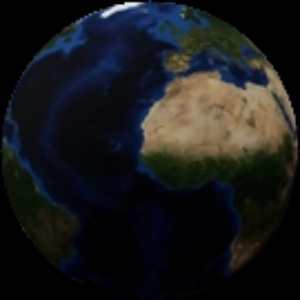
#> input picture Data/Earth (105).jpg, 300 x 300 px; its folder holds only this picture in this run
$ python manipulation.py
#> lines starting #> are read from the running program, lines starting #| are printed output that depends on the picture
# for each of the images in Data, create a 3 guassian blurred way of the image
# same for changing the brightness of the image for slightly darker, much darker, slightly lighter, and much lighter

import cv2
import numpy as np
import os
from PIL import ImageEnhance, Image

# Path to the data
data_path = "Data"
# Path to the new data
new_data_path = "Data"

# load all the images in the data folder, save them in a list and return the list
def load_images():
    images = []
    images_filenames = []
    for filename in os.listdir(data_path):
        img = cv2.imread(os.path.join(data_path, filename))
#> img is the input picture: shape (300, 300, 3); mean B, G, R 27.5, 26.4, 25.4
        if img is not None:
            images.append(img)
            images_filenames.append(filename)
    return images, images_filenames

# perform a guassian blurr on the image
def guassian_blur(img):
    # create 3 guassian blurred images
    img1 = cv2.GaussianBlur(img, (5, 5), 0)
    img2 = cv2.GaussianBlur(img, (9, 9), 0)
    img3 = cv2.GaussianBlur(img, (13, 13), 0)
    img4 = cv2.GaussianBlur(img, (17, 17), 0)
    img5 = cv2.GaussianBlur(img, (21, 21), 0)
    img6 = cv2.GaussianBlur(img, (25, 25), 0)
    img7 = cv2.GaussianBlur(img, (29, 29), 0)
    img8 = cv2.GaussianBlur(img, (33, 33), 0)
    img9 = cv2.GaussianBlur(img, (37, 37), 0)

    # add all the images to a list
    images = [img1, img2, img3, img4, img5, img6, img7, img8, img9]

    return images


# show image
def show_image(img):
    cv2.imshow("Image", img)
    cv2.waitKey(0)
    cv2.destroyAllWindows()

# from the list of images, save all of them to save path, which is new_path_data
def save_images(images, org_name):
    # keep the orignal image name + {number} + .jpg
    i = 0
    for img in images:
        cv2.imwrite(os.path.join(new_data_path, org_name + str(i) + ".jpg"), img)
        i += 1


# perform a brightness change on the image
def brightness(img_org):
    # convert the image to a PIL image
    img = Image.fromarray(img_org)
    # create a brightness enhancer
    enhancer = ImageEnhance.Brightness(img)
    # create 4 different brightness levels
    img1 = enhancer.enhance(0.5)
    img2 = enhancer.enhance(0.75)
    img3 = enhancer.enhance(1.25)
    img4 = enhancer.enhance(1.5)
    # convert the images back to a numpy array
    img1 = np.array(img1)
    img2 = np.array(img2)
    img3 = np.array(img3)
    img4 = np.array(img4)

    # add of the images to a list
    images = [img1, img2, img3, img4]

    return images


# pixelate the image
def pixelation(img):
    # get the height and width of the image
    h, w = img.shape[:2]

    # perform 5 different resizes, to vary pixelation, factor of 5, until /30
    img1 = cv2.resize(img, (w//3, h//3), interpolation=cv2.INTER_LINEAR)
    img2 = cv2.resize(img, (w//6, h//6), interpolation=cv2.INTER_LINEAR)
    img3 = cv2.resize(img, (w//9, h//9), interpolation=cv2.INTER_LINEAR)
    img4 = cv2.resize(img, (w//12, h//12), interpolation=cv2.INTER_LINEAR)
    img5 = cv2.resize(img, (w//15, h//15), interpolation=cv2.INTER_LINEAR)

    # resize the images back to the original size
    img1 = cv2.resize(img1, (w, h), interpolation=cv2.INTER_LINEAR)
    img2 = cv2.resize(img2, (w, h), interpolation=cv2.INTER_LINEAR)
    img3 = cv2.resize(img3, (w, h), interpolation=cv2.INTER_LINEAR)
    img4 = cv2.resize(img4, (w, h), interpolation=cv2.INTER_LINEAR)
    img5 = cv2.resize(img5, (w, h), interpolation=cv2.INTER_LINEAR)

    # add all the images to a list
    images = [img1, img2, img3, img4, img5]

    return images

# perform pixelation and then guassian
def pixelation_guassian(img):

    pixelated_images = pixelation(img)


    guassian_images = []
    for img in pixelated_images:
        guassian_images += guassian_blur(img)


    return guassian_images


# main function
def main():
    # load all the images
    images, filenames = load_images()
#> images = 1 item; filenames = ['Earth (105).jpg']

    counter = 0
    # for all the images, perform the guassian blur, brightness change, and save the images
    for img in images:
        guassian_images = guassian_blur(img)
        brightness_images = brightness(img)
        pixelation_images = pixelation(img)
        pixel_guass_images = pixelation_guassian(img)

        # get the name of the file and remove the .jpg
        name = filenames[counter].split(".")[0]
        # save the images
        save_images(guassian_images, name)
        save_images(brightness_images, name)
        save_images(pixelation_images, name)
        save_images(pixel_guass_images, name)

        counter += 1
#> this loop made 1 pass
#> (name, counter) on pass 1: ('Earth (105)', 1)
#> pass 1, in guassian_blur, `img4 = cv2.GaussianBlur(img, (17, 17), 0)`:
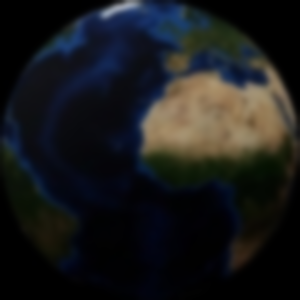
#> img4: shape (300, 300, 3); mean B, G, R 27.5, 26.4, 25.5
#> after the loop, counter = 1

if __name__ == "__main__":
    main()


$ run again, on Data/Earth (109).jpg
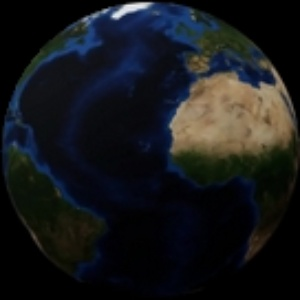
#> input picture Data/Earth (109).jpg, 300 x 300 px
#> in load_images, img is the input picture: shape (300, 300, 3); mean B, G, R 27, 24.5, 22.8
#> images = 1 item; filenames = ['Earth (109).jpg']
#> the loop in main, `for img in images:` made 1 pass
#> (name, counter) on pass 1: ('Earth (109)', 1)
#> pass 1, in guassian_blur, `img4 = cv2.GaussianBlur(img, (17, 17), 0)`:
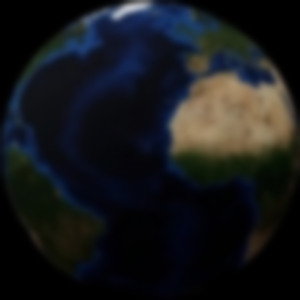
#> img4: shape (300, 300, 3); mean B, G, R 27, 24.6, 22.9
#> after the loop in main, `for img in images:`: counter = 1
